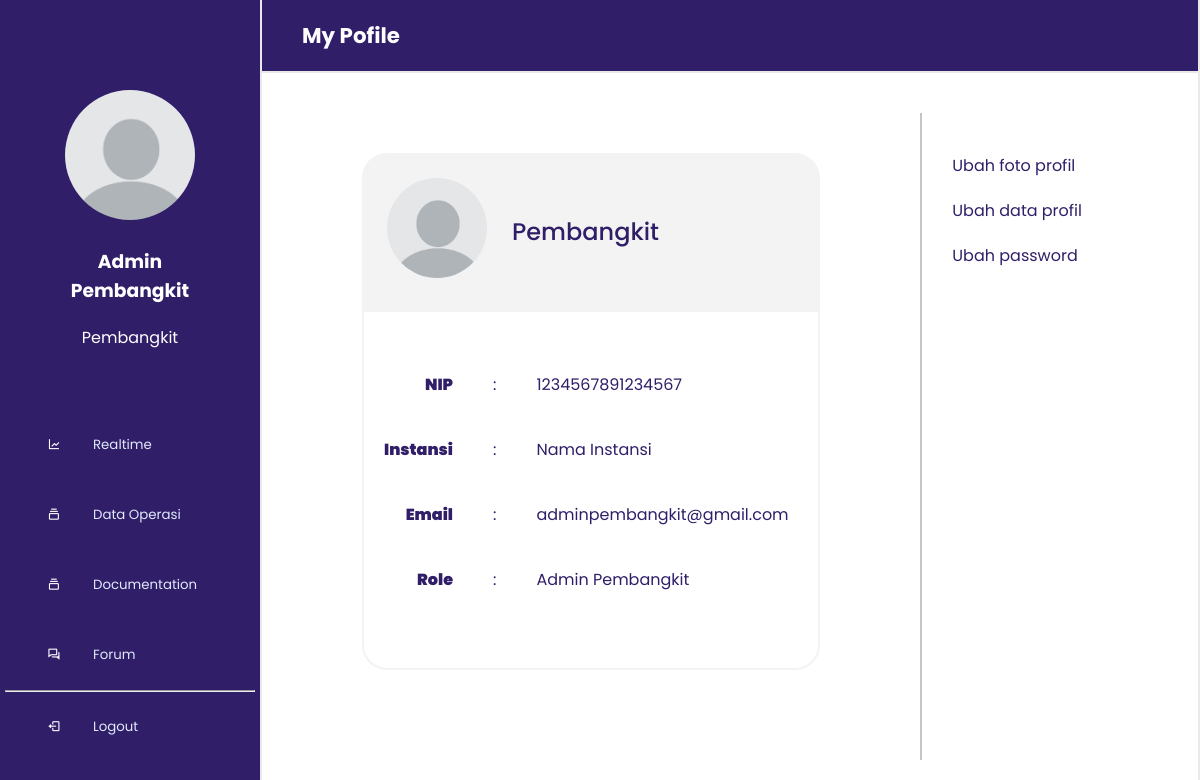
Page /index.php?p=profile (signed in) on the committed database.
### tables this page shows
CREATE TABLE `users` (
  `user_id` bigint(20) UNSIGNED NOT NULL,
  `nama_user` varchar(255) NOT NULL,
  `nip` char(25) NOT NULL,
  `instansi` varchar(255) NOT NULL,
  `role` enum('Super Admin','Admin Dispacher','Admin Pembangkit','Pegawai') NOT NULL,
  `email` varchar(255) NOT NULL,
  `password` varchar(255) NOT NULL,
  `gambar` text NOT NULL,
  `path` varchar(200) DEFAULT NULL,
  `created_at` timestamp NULL DEFAULT current_timestamp(),
  `updated_at` timestamp NULL DEFAULT current_timestamp()
);

### admin/profile.php (the view)
<?php
if (isset($_SESSION['nama'])) {
    $query = mysqli_query($koneksi, "SELECT * FROM users WHERE user_id =" . $_SESSION['user_id']);
    while ($data = mysqli_fetch_assoc($query)) {
?>
        <div class="box-page-profile">
            <div class="header-box-profile">
                <div class="judul-header">
                    <span class="name">
                        <a class="a" href="index.php?p=profile">
                            My Pofile
                        </a></span>
                </div>
            </div>
            <div class="content-box-profile">
                <div class="content-left-profile">
                    <div class="box-foto-profil">
                        <div class="underline">
                            <div class="card-profile foto-page-profil">
                                <img src="assets/img/foto_profil/<?php echo $data['gambar'] ?>" alt="">
                            </div>
                            <div class="name-page-profil">
                                <span><?php echo $data['nama_user'] ?></span>
                            </div>
                        </div>
                    </div>
                    <div class="box-info-profil">
                        <div class="cover">
                            <ul class="start">
                                <li>
                                    <span>NIP</span>
                                </li>
                                <li>
                                    <span>Instansi</span>
                                </li>
                                <li>
                                    <span>Email</span>
                                </li>
                                <li>
                                    <span>Role</span>
                                </li>
                            </ul>
                            <ul class="center">
                                <li>
                                    <span>:</span>
                                </li>
                                <li>
                                    <span>:</span>
                                </li>
                                <li>
                                    <span>:</span>
                                </li>
                                <li>
                                    <span>:</span>
                                </li>
                            </ul>
                            <ul class="end">
                                <li>
                                    <span><?php echo $data['nip'] ?></span>
                                </li>
                                <li>
                                    <span><?php echo $data['instansi'] ?></span>
                                </li>
                                <li>
                                    <span><?php echo $data['email'] ?></span>
                                </li>
                                <li>
                                    <span><?php echo $data['role'] ?></span>
                                </li>
                            </ul>
                        </div>
                    </div>
                </div>
                <div class="content-right-profile">
                    <div class="content-right">
                        <ul>
                            <li>
                                <a href="index.php?p=update_foto_profile">Ubah foto profil</a>
                            </li>
                            <li>
                                <a href="index.php?p=update_data_profile">Ubah data profil</a>
                            </li>
                            <li>
                                <a href="index.php?p=update_password_profile">Ubah password</a>
                            </li>
                        </ul>
                    </div>
                </div>
            </div>
        </div>
<?php
    }
} else {
    echo '<script>alert("Mohon maaf untuk membuka halaman ini Anda harus login dahulu")</script>';
    echo '<script>window.location.href = "Login.php";</script>';
}
?>

### sidebar_navlink/pembangkit.php
<ul class="nav-links">
  <a href="index.php?p=profile">
    <?php
    $query = mysqli_query($koneksi, "SELECT * FROM users WHERE user_id =" . $_SESSION['user_id']);
    while ($data = mysqli_fetch_assoc($query)) {
    ?>
      <div class="box-profile">
        <img src="assets/img/foto_profil/<?php echo $data['gambar'] ?>" alt="">
        <h3><?php echo $data['role'] ?></h3>
        <p><?php echo $data['nama_user'] ?></p>
      </div>
    <?php
    }
    ?>
  </a>
  <li>
    <a href="index.php?p=realtime">
      <i class='bx bx-line-chart'></i>
      <span class="link_name">Realtime</span>
    </a>
  </li>
  <li>
    <a href="index.php?p=data_operasi">
      <i class='bx bx-collection'></i>
      <span class="link_name">Data Operasi</span>
    </a>
  </li>
  <li>
    <a href="index.php?p=documentation">
      <i class='bx bx-collection'></i>
      <span class="link_name">Documentation</span>
    </a>
  </li>
  <li>
    <a href="index.php?p=forum">
      <i class='bx bx-conversation'></i>
      <span class="link_name">Forum</span>
    </a>
  </li>
  <hr>
  <li>
    <a href="logout.php">
      <i class='bx bx-log-out'></i>
      <span class="link_name">Logout</span>
    </a>
  </li>
</ul>

### assets/css/styles.css (style rules this page uses)
* { margin: 0; padding: 0; box-sizing: border-box; font-family: 'Poppins'; }
.sidebar .nav-links { height: 100%; padding: 30px 0 150px 0; overflow: auto; }
.sidebar .nav-links li { position: relative; list-style: none; transition: all 0.4s ease; }
.sidebar .nav-links li i { height: 50px; min-width: 78px; text-align: center; line-height: 50px; color: #fff; font-size: 10pt; cursor: pointer; transition: all 0.3s ease; }
.sidebar .nav-links li a { display: flex; align-items: center; text-decoration: none; }
.sidebar .nav-links li a .link_name { font-size: 10pt; font-weight: 400; color: #e1e9fc; transition: all 0.4s ease; }
.box-profile { width: 250px; display: block; padding: 25px; text-align: center; }
.box-profile img { width: 150px; padding: 10px; border-radius: 50%; }
.box-profile h3, .box-profile p { display: block; width: 200px; padding: 10px; color: #fff; }
.a { color: rgb(9, 27, 56); }

### assets/css/forum.css (style rules this page uses)
.menu-list li, a { padding: 10px; text-decoration: none; list-style: none; color: #311e69; font-size: 12pt; }

### assets/css/user.css (style rules this page uses)
.box-page-profile { display: flex; flex-direction: column; width: 100%; height: 100%; border-left: rgb(233, 233, 233) solid 2px; border-right: rgb(233, 233, 233) solid 2px; }
.header-box-profile { display: flex; justify-content: space-between; align-items: center; padding: 20px 30px; background-color: #311e69; border-bottom: rgb(233, 233, 233) solid 2px; color: #fdfdfd; }
.judul-header { display: flex; flex-direction: column; }
.judul-header .name .a { font-size: 16pt; font-weight: bold; color: #fdfdfd; }
.content-box-profile { padding: 40px 0px; display: flex; width: 100%; height: 100%; }
.content-left-profile { display: flex; flex-direction: column; width: 100%; height: 100%; border-right: #c5c5c5 solid 2px; }
.box-foto-profil { padding-top: 40px; display: flex; align-items: center; }
.underline { margin: 0px 100px; width: 100%; display: flex; align-items: center; background-color: #f3f3f3; border-top-left-radius: 25px; border-top-right-radius: 25px; }
.box-info-profil { height: 100%; padding: 0px 100px; }
.cover { height: 80%; display: flex; border: #f3f3f3 solid 2px; border-bottom-left-radius: 25px; border-bottom-right-radius: 25px; }
.cover .start { text-align: end; padding: 20px 20px; font-weight: 900; color: #311e69; }
.cover .center { text-align: center; padding: 20px 20px; color: #311e69; }
.cover .end { text-align: start; padding: 20px 20px; color: #311e69; }
.cover ul li { margin: 40px 0px; list-style: none; }
.card-profile { width: 150px; padding: 25px; text-align: center; }
.foto-page-profil img { width: 100px; border-radius: 50%; }
.name-page-profil { width: 100%; padding: 25px 0px; color: #311e69; font-size: 24px; font-weight: 500; }
.content-right-profile { display: flex; width: 40%; height: 100%; padding: 20px; }
.content-right-profile .content-right { display: flex; width: 100%; height: 100%; }
.content-right-profile .content-right ul li { margin: 20px 0px; list-style: none; }

### rows in the picture
users: gambar (placeholder picture), role "Admin Pembangkit", nama_user "Pembangkit", nip "1234567891234567", instansi "Nama Instansi", email "adminpembangkit@gmail.com"
